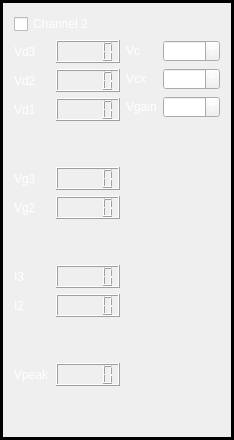
          <widget class="QFrame" name="">
           <property name="frameShape">
            <enum>QFrame::Box</enum>
           </property>
           <property name="lineWidth">
            <number>3</number>
           </property>
           <layout class="QVBoxLayout" name="verticalLayout_4">
            <item>
             <layout class="QHBoxLayout" name="horizontalLayout_57">
              <item>
               <widget class="QCheckBox" name="CH2_on">
                <property name="styleSheet">
                 <string notr="true">color: rgb(255, 255, 255);</string>
                </property>
                <property name="text">
                 <string>Channel 2</string>
                </property>
               </widget>
              </item>
             </layout>
            </item>
            <item>
             <layout class="QHBoxLayout" name="horizontalLayout_58">
              <item>
               <layout class="QVBoxLayout" name="verticalLayout_18">
                <item>
                 <layout class="QHBoxLayout" name="horizontalLayout_65">
                  <item>
                   <widget class="QLabel" name="label_28">
                    <property name="sizePolicy">
                     <sizepolicy hsizetype="Preferred" vsizetype="Preferred">
                      <horstretch>0</horstretch>
                      <verstretch>0</verstretch>
                     </sizepolicy>
                    </property>
                    <property name="styleSheet">
                     <string notr="true">color: rgb(255, 255, 255);</string>
                    </property>
                    <property name="text">
                     <string>Vd3</string>
                    </property>
                   </widget>
                  </item>
                  <item>
                   <widget class="QLCDNumber" name="vd3_2"/>
                  </item>
                 </layout>
                </item>
                <item>
                 <layout class="QHBoxLayout" name="horizontalLayout_64">
                  <item>
                   <widget class="QLabel" name="label_51">
                    <property name="styleSheet">
                     <string notr="true">color: rgb(255, 255, 255);
</string>
                    </property>
                    <property name="text">
                     <string>Vd2</string>
                    </property>
                   </widget>
                  </item>
                  <item>
                   <widget class="QLCDNumber" name="vd2_2"/>
                  </item>
                 </layout>
                </item>
                <item>
                 <layout class="QHBoxLayout" name="horizontalLayout_63">
                  <item>
                   <widget class="QLabel" name="label_52">
                    <property name="styleSheet">
                     <string notr="true">color: rgb(255, 255, 255);</string>
                    </property>
                    <property name="text">
                     <string>Vd1</string>
                    </property>
                   </widget>
                  </item>
                  <item>
                   <widget class="QLCDNumber" name="vd1_2"/>
                  </item>
                 </layout>
                </item>
                <item>
                 <spacer name="verticalSpacer_16">
                  <property name="orientation">
                   <enum>Qt::Vertical</enum>
                  </property>
                  <property name="sizeHint" stdset="0">
                   <size>
                    <width>20</width>
                    <height>40</height>
                   </size>
                  </property>
                 </spacer>
                </item>
                <item>
                 <layout class="QHBoxLayout" name="horizontalLayout_62">
                  <item>
                   <widget class="QLabel" name="label_53">
                    <property name="styleSheet">
                     <string notr="true">color: rgb(255, 255, 255);</string>
                    </property>
                    <property name="text">
                     <string>Vg3</string>
                    </property>
                   </widget>
                  </item>
                  <item>
                   <widget class="QLCDNumber" name="vg3_2"/>
                  </item>
                 </layout>
                </item>
                <item>
                 <layout class="QHBoxLayout" name="horizontalLayout_61">
                  <item>
                   <widget class="QLabel" name="label_54">
                    <property name="styleSheet">
                     <string notr="true">color: rgb(255, 255, 255);</string>
                    </property>
                    <property name="text">
                     <string>Vg2</string>
                    </property>
                   </widget>
                  </item>
                  <item>
                   <widget class="QLCDNumber" name="vg2_2"/>
                  </item>
                 </layout>
                </item>
                <item>
                 <spacer name="verticalSpacer_17">
                  <property name="orientation">
                   <enum>Qt::Vertical</enum>
                  </property>
                  <property name="sizeHint" stdset="0">
                   <size>
                    <width>20</width>
                    <height>40</height>
                   </size>
                  </property>
                 </spacer>
                </item>
                <item>
                 <layout class="QHBoxLayout" name="horizontalLayout_59">
                  <item>
                   <widget class="QLabel" name="label_55">
                    <property name="styleSheet">
                     <string notr="true">color: rgb(255, 255, 255);</string>
                    </property>
                    <property name="text">
                     <string>I3</string>
                    </property>
                   </widget>
                  </item>
                  <item>
                   <widget class="QLCDNumber" name="I3_2"/>
                  </item>
                 </layout>
                </item>
                <item>
                 <layout class="QHBoxLayout" name="horizontalLayout_69">
                  <item>
                   <widget class="QLabel" name="label_56">
                    <property name="styleSheet">
                     <string notr="true">color: rgb(255, 255, 255);</string>
                    </property>
                    <property name="text">
                     <string>I2</string>
                    </property>
                   </widget>
                  </item>
                  <item>
                   <widget class="QLCDNumber" name="I2_2"/>
                  </item>
                 </layout>
                </item>
                <item>
                 <spacer name="verticalSpacer_18">
                  <property name="orientation">
                   <enum>Qt::Vertical</enum>
                  </property>
                  <property name="sizeHint" stdset="0">
                   <size>
                    <width>20</width>
                    <height>40</height>
                   </size>
                  </property>
                 </spacer>
                </item>
                <item>
                 <layout class="QHBoxLayout" name="horizontalLayout_60">
                  <item>
                   <widget class="QLabel" name="label_57">
                    <property name="styleSheet">
                     <string notr="true">color: rgb(255, 255, 255);</string>
                    </property>
                    <property name="text">
                     <string>Vpeak</string>
                    </property>
                   </widget>
                  </item>
                  <item>
                   <widget class="QLCDNumber" name="vpeak_2"/>
                  </item>
                 </layout>
                </item>
                <item>
                 <spacer name="verticalSpacer_21">
                  <property name="orientation">
                   <enum>Qt::Vertical</enum>
                  </property>
                  <property name="sizeHint" stdset="0">
                   <size>
                    <width>20</width>
                    <height>40</height>
                   </size>
                  </property>
                 </spacer>
                </item>
               </layout>
              </item>
              <item>
               <layout class="QVBoxLayout" name="verticalLayout_17">
                <item>
                 <layout class="QHBoxLayout" name="horizontalLayout_68">
                  <item>
                   <widget class="QLabel" name="label_58">
                    <property name="styleSheet">
                     <string notr="true">color: rgb(255, 255, 255);</string>
                    </property>
                    <property name="text">
                     <string>Vc</string>
                    </property>
                   </widget>
                  </item>
                  <item>
                   <widget class="QDoubleSpinBox" name="vc2">
                    <property name="styleSheet">
                     <string notr="true">color: rgb(255, 255, 255);</string>
                    </property>
                   </widget>
                  </item>
                 </layout>
                </item>
                <item>
                 <layout class="QHBoxLayout" name="horizontalLayout_66">
                  <item>
                   <widget class="QLabel" name="label_59">
                    <property name="styleSheet">
                     <string notr="true">color: rgb(255, 255, 255);</string>
                    </property>
                    <property name="text">
                     <string>Vcx</string>
                    </property>
                   </widget>
                  </item>
                  <item>
                   <widget class="QDoubleSpinBox" name="vcx2">
                    <property name="styleSheet">
                     <string notr="true">color: rgb(255, 255, 255);</string>
                    </property>
                   </widget>
                  </item>
                 </layout>
                </item>
                <item>
                 <layout class="QHBoxLayout" name="horizontalLayout_67">
                  <item>
                   <widget class="QLabel" name="label_60">
                    <property name="styleSheet">
                     <string notr="true">color: rgb(255, 255, 255);</string>
                    </property>
                    <property name="text">
                     <string>Vgain</string>
                    </property>
                   </widget>
                  </item>
                  <item>
                   <widget class="QDoubleSpinBox" name="vgain2">
                    <property name="styleSheet">
                     <string notr="true">color: rgb(255, 255, 255);</string>
                    </property>
                   </widget>
                  </item>
                 </layout>
                </item>
                <item>
                 <spacer name="verticalSpacer_19">
                  <property name="orientation">
                   <enum>Qt::Vertical</enum>
                  </property>
                  <property name="sizeHint" stdset="0">
                   <size>
                    <width>20</width>
                    <height>40</height>
                   </size>
                  </property>
                 </spacer>
                </item>
               </layout>
              </item>
             </layout>
            </item>
           </layout>
          </widget>
